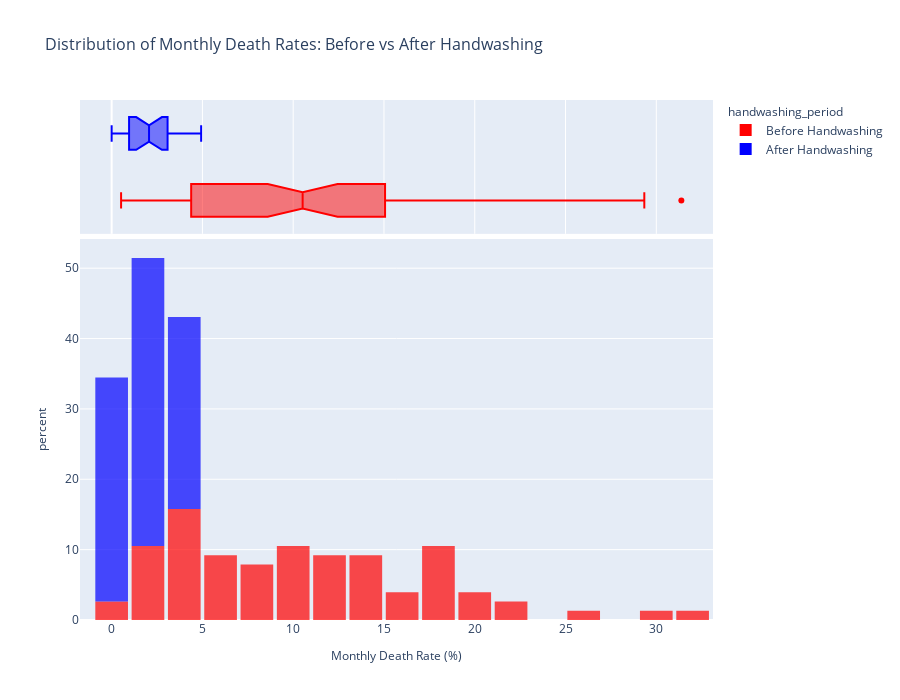

Write notebook code for a chart like this one.
### Markdown cell above
### Use Histograms to Visualise the Monthly Distribution of Outcomes

**Challenge**: Create a [plotly histogram](https://plotly.com/python/histograms/) to show the monthly percentage of deaths. 

* Use docs to check out the available parameters. Use the [`color` parameter](https://plotly.github.io/plotly.py-docs/generated/plotly.express.histogram.html) to display two overlapping histograms.
* The time period of handwashing is shorter than not handwashing. Change `histnorm` to `percent` to make the time periods comparable. 
* Make the histograms slighlty transparent
* Experiment with the number of bins on the histogram. Which number work well in communicating the range of outcomes?
* Just for fun, display your box plot on the top of the histogram using the `marginal` parameter.

### Code cell
# Use Histograms to Visualise the Monthly Distribution of Outcomes
print("=== HISTOGRAMS: MONTHLY DISTRIBUTION OF OUTCOMES ===")

# Create a plotly histogram with overlapping histograms
fig_hist = px.histogram(df_monthly, 
                        x='pct_deaths', 
                        color='handwashing_period',
                        title='Distribution of Monthly Death Rates: Before vs After Handwashing',
                        labels={'pct_deaths': 'Monthly Death Rate (%)', 'count': 'Percentage of Months'},
                        histnorm='percent',  # Make time periods comparable
                        opacity=0.7,  # Make histograms slightly transparent
                        nbins=20,  # Experiment with number of bins
                        marginal='box',  # Display box plot on top
                        color_discrete_map={'Before Handwashing': 'red', 'After Handwashing': 'blue'})

fig_hist.update_layout(
    width=900,
    height=700,
    title_font_size=16,
    xaxis_title_font_size=12,
    yaxis_title_font_size=12,
    legend_title_font_size=12,
    bargap=0.1  # Add some gap between bars
)

fig_hist.show()

# Analyze the histogram
print("\n📊 HISTOGRAM ANALYSIS:")
print("=" * 50)

# Calculate some statistics about the distributions
before_counts = before_handwashing['pct_deaths'].value_counts(bins=20, normalize=True) * 100
after_counts = after_handwashing['pct_deaths'].value_counts(bins=20, normalize=True) * 100

print("Distribution characteristics:")
print(f"   Before handwashing - Most common range: {before_counts.index[0]}")
print(f"   After handwashing - Most common range: {after_counts.index[0]}")

# Find the mode (most frequent value range)
before_mode_range = before_counts.index[0]
after_mode_range = after_counts.index[0]

print(f"\n📈 MODE ANALYSIS:")
print(f"   Before handwashing mode: {before_mode_range}")
print(f"   After handwashing mode: {after_mode_range}")

# Calculate the percentage of months in different death rate ranges
print(f"\n📊 DEATH RATE RANGE ANALYSIS:")
print("=" * 50)

# Define ranges
ranges = [
    (0, 2, "Very Low (0-2%)"),
    (2, 5, "Low (2-5%)"),
    (5, 10, "Medium (5-10%)"),
    (10, 15, "High (10-15%)"),
    (15, float('inf'), "Very High (15%+)")
]

for min_val, max_val, label in ranges:
    if max_val == float('inf'):
        before_count = len(before_handwashing[before_handwashing['pct_deaths'] >= min_val])
        after_count = len(after_handwashing[after_handwashing['pct_deaths'] >= min_val])
    else:
        before_count = len(before_handwashing[(before_handwashing['pct_deaths'] >= min_val) & 
                                            (before_handwashing['pct_deaths'] < max_val)])
        after_count = len(after_handwashing[(after_handwashing['pct_deaths'] >= min_val) & 
                                          (after_handwashing['pct_deaths'] < max_val)])
    
    before_pct = (before_count / len(before_handwashing)) * 100
    after_pct = (after_count / len(after_handwashing)) * 100
    
    print(f"   {label}:")
    print(f"     Before: {before_count} months ({before_pct:.1f}%)")
    print(f"     After: {after_count} months ({after_pct:.1f}%)")
    print(f"     Change: {after_pct - before_pct:+.1f} percentage points")

# Experiment with different bin numbers
print(f"\n🔬 BIN NUMBER EXPERIMENT:")
print("=" * 50)

bin_numbers = [10, 15, 20, 25, 30]
for bins in bin_numbers:
    before_std = before_handwashing['pct_deaths'].value_counts(bins=bins).std()
    after_std = after_handwashing['pct_deaths'].value_counts(bins=bins).std()
    print(f"   {bins} bins - Before std: {before_std:.2f}, After std: {after_std:.2f}")

print(f"\n💡 RECOMMENDATION:")
print("20 bins seems to work well for communicating the range of outcomes")
print("as it provides good detail without being too granular.")

### Figure 1 — Plotly figure (JSON) as saved in the notebook; plotly's stock layout.template omitted (floating-point values rounded to 4 significant figures)
{"data": [{"bingroup": "x", "histnorm": "percent", "hovertemplate": "handwashing_period=Before Handwashing<br>Monthly Death Rate (%)=%{x}<br>percent=%{y}<extra></extra>", "legendgroup": "Before Handwashing", "marker": {"color": "red", "opacity": 0.7, "pattern": {"shape": ""}}, "name": "Before Handwashing", "nbinsx": 20, "orientation": "v", "showlegend": true, "type": "histogram", "x": [14.57, 7.53, 4.33, 1.57, 0.78, 5.0, 8.42, 1.35, 1.88, 11.02, 22.55, 20.85, 12.22, 10.23, 10.74, 3.23, 6.59, 20.78, 25.46, 18.39, 29.34, 22.97, 31.38, 19.12, 15.97, 12.41, 11.93, 6.1, 4.08, 0.52, 1.55, 2.26, 17.6, 7.14, 8.05, 15.16, 11.28, 17.03, 17.31, 5.83, 2.68, 4.37, 6.32, 1.22, 3.23, 11.02, 10.55, 7.59, 4.74, 4.45, 4.23, 4.39, 7.14, 6.12, 3.59, 10.55, 14.84, 10.94, 10.49, 13.39, 18.09, 15.43, 18.97, 13.44, 10.15, 13.1, 18.06, 14.39, 14.96, 10.77, 5.37, 3.22, 1.92, 3.61, 18.27, 12.24], "xaxis": "x", "yaxis": "y"}, {"hovertemplate": "handwashing_period=Before Handwashing<br>Monthly Death Rate (%)=%{x}<extra></extra>", "legendgroup": "Before Handwashing", "marker": {"color": "red"}, "name": "Before Handwashing", "notched": true, "showlegend": false, "type": "box", "x": [14.57, 7.53, 4.33, 1.57, 0.78, 5.0, 8.42, 1.35, 1.88, 11.02, 22.55, 20.85, 12.22, 10.23, 10.74, 3.23, 6.59, 20.78, 25.46, 18.39, 29.34, 22.97, 31.38, 19.12, 15.97, 12.41, 11.93, 6.1, 4.08, 0.52, 1.55, 2.26, 17.6, 7.14, 8.05, 15.16, 11.28, 17.03, 17.31, 5.83, 2.68, 4.37, 6.32, 1.22, 3.23, 11.02, 10.55, 7.59, 4.74, 4.45, 4.23, 4.39, 7.14, 6.12, 3.59, 10.55, 14.84, 10.94, 10.49, 13.39, 18.09, 15.43, 18.97, 13.44, 10.15, 13.1, 18.06, 14.39, 14.96, 10.77, 5.37, 3.22, 1.92, 3.61, 18.27, 12.24], "xaxis": "x2", "yaxis": "y2"}, {"bingroup": "x", "histnorm": "percent", "hovertemplate": "handwashing_period=After Handwashing<br>Monthly Death Rate (%)=%{x}<br>percent=%{y}<extra></extra>", "legendgroup": "After Handwashing", "marker": {"color": "blue", "opacity": 0.7, "pattern": {"shape": ""}}, "name": "After Handwashing", "nbinsx": 20, "orientation": "v", "showlegend": true, "type": "histogram", "x": [2.24, 1.2, 1.89, 4.58, 3.96, 4.47, 2.93, 3.53, 0.69, 0.0, 0.66, 0.96, 1.14, 0.37, 0.0, 0.96, 2.34, 2.9, 1.34, 2.23, 3.08, 4.93], "xaxis": "x", "yaxis": "y"}, {"hovertemplate": "handwashing_period=After Handwashing<br>Monthly Death Rate (%)=%{x}<extra></extra>", "legendgroup": "After Handwashing", "marker": {"color": "blue"}, "name": "After Handwashing", "notched": true, "showlegend": false, "type": "box", "x": [2.24, 1.2, 1.89, 4.58, 3.96, 4.47, 2.93, 3.53, 0.69, 0.0, 0.66, 0.96, 1.14, 0.37, 0.0, 0.96, 2.34, 2.9, 1.34, 2.23, 3.08, 4.93], "xaxis": "x2", "yaxis": "y2"}], "layout": {"bargap": 0.1, "barmode": "relative", "height": 700, "legend": {"title": {"font": {"size": 12}, "text": "handwashing_period"}, "tracegroupgap": 0}, "title": {"font": {"size": 16}, "text": "Distribution of Monthly Death Rates: Before vs After Handwashing"}, "width": 900, "xaxis": {"anchor": "y", "domain": [0, 1], "title": {"font": {"size": 12}, "text": "Monthly Death Rate (%)"}}, "xaxis2": {"anchor": "y2", "domain": [0, 1], "matches": "x", "showgrid": true, "showticklabels": false}, "yaxis": {"anchor": "x", "domain": [0, 0.7326], "title": {"font": {"size": 12}, "text": "percent"}}, "yaxis2": {"anchor": "x2", "domain": [0.7426, 1], "matches": "y2", "showgrid": false, "showline": false, "showticklabels": false, "ticks": ""}}}
